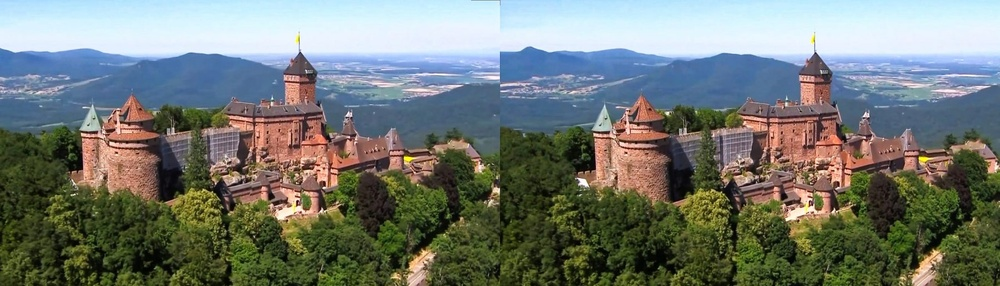
//> input picture test_stereo.jpg, 1000 x 286 px, shrunk from 1800 x 514 before the run
$ ./opencv-omp-basic test_stereo.jpg   (built with g++ and OpenCV 4)
//> lines starting //> are read from the running program, lines starting //| are printed output that depends on the picture
#include <iostream>
#include <opencv2/opencv.hpp>
#include <cmath>
#include <chrono> // for high_resolution_clock

using namespace std;

int main(int argc, char **argv)
{

  cv::Mat_<uchar> source = cv::imread(argv[1], cv::IMREAD_GRAYSCALE);
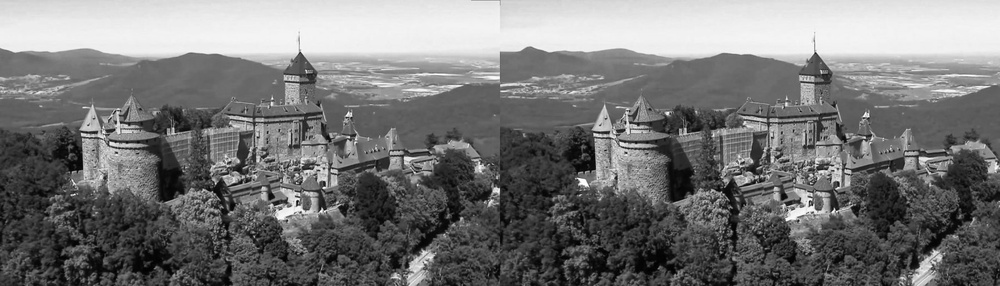
//> source: 286 rows x 1000 cols, CV_8UC1; min 0, max 255, mean 118.8
  cv::Mat_<uchar> destination(source.rows, source.cols);

  cv::imshow("Source Image", source);

  auto begin = chrono::high_resolution_clock::now();
  const int iter = 1000;

  for (int it = 0; it < iter; it++)
  {
#pragma omp parallel for
    for (int i = 0; i < source.rows; i++)
#pragma omp parallel for
      for (int j = 0; j < source.cols; j++)
        destination(i, j) = 255.0 * cos((255 - source(i, j)) / 255.0);
  }
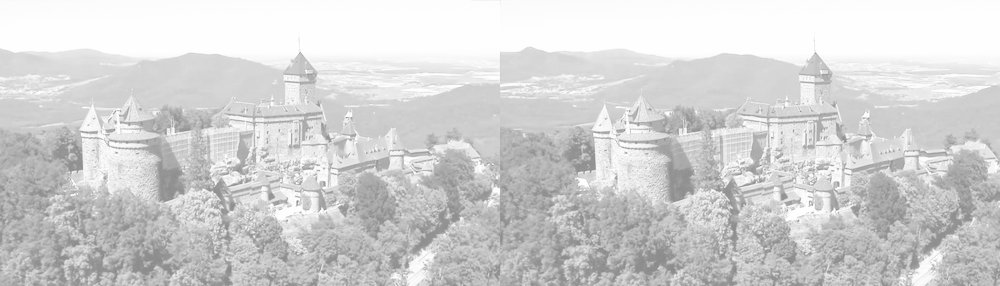
//> destination: 286 rows x 1000 cols, CV_8UC1; min 137, max 255, mean 210.6

  auto end = std::chrono::high_resolution_clock::now();
  std::chrono::duration<double> diff = end - begin;

  cv::imshow("Processed Image", destination);

  cout << "Total time: " << diff.count() << " s" << endl;
  cout << "Time for 1 iteration: " << diff.count() / iter << " s" << endl;
  cout << "IPS: " << iter / diff.count() << endl;

  cv::waitKey();
  return 0;
}
